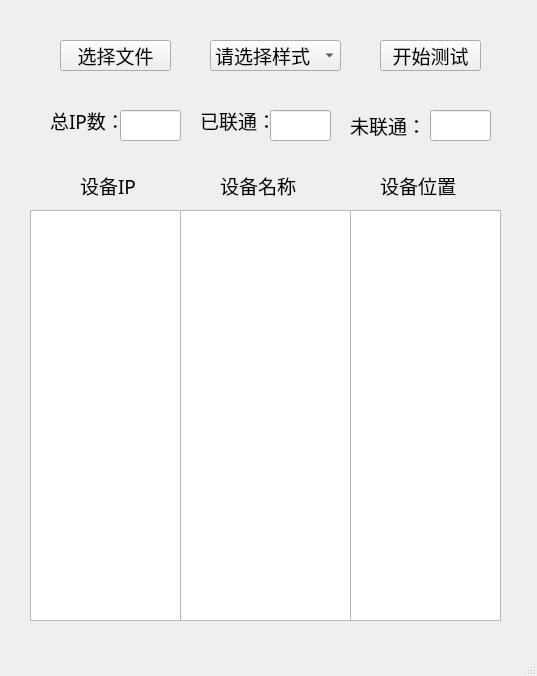
<?xml version="1.0" encoding="UTF-8"?>
<ui version="4.0">
 <class>MainWindow</class>
 <widget class="QMainWindow" name="MainWindow">
  <property name="geometry">
   <rect>
    <x>0</x>
    <y>0</y>
    <width>537</width>
    <height>676</height>
   </rect>
  </property>
  <property name="minimumSize">
   <size>
    <width>537</width>
    <height>676</height>
   </size>
  </property>
  <property name="maximumSize">
   <size>
    <width>537</width>
    <height>676</height>
   </size>
  </property>
  <property name="windowTitle">
   <string>MainWindow</string>
  </property>
  <widget class="QWidget" name="centralwidget">
   <widget class="QPushButton" name="pushButton">
    <property name="geometry">
     <rect>
      <x>60</x>
      <y>40</y>
      <width>111</width>
      <height>31</height>
     </rect>
    </property>
    <property name="font">
     <font>
      <family>Microsoft YaHei UI Light</family>
      <pointsize>14</pointsize>
     </font>
    </property>
    <property name="text">
     <string>选择文件</string>
    </property>
   </widget>
   <widget class="QComboBox" name="comboBox">
    <property name="geometry">
     <rect>
      <x>210</x>
      <y>40</y>
      <width>131</width>
      <height>31</height>
     </rect>
    </property>
    <property name="font">
     <font>
      <family>Microsoft YaHei UI Light</family>
      <pointsize>14</pointsize>
     </font>
    </property>
    <item>
     <property name="text">
      <string>请选择样式</string>
     </property>
    </item>
   </widget>
   <widget class="QPushButton" name="pushButton_2">
    <property name="geometry">
     <rect>
      <x>380</x>
      <y>40</y>
      <width>101</width>
      <height>31</height>
     </rect>
    </property>
    <property name="font">
     <font>
      <family>Microsoft YaHei UI Light</family>
      <pointsize>14</pointsize>
     </font>
    </property>
    <property name="text">
     <string>开始测试</string>
    </property>
   </widget>
   <widget class="QTextEdit" name="textEdit">
    <property name="enabled">
     <bool>true</bool>
    </property>
    <property name="geometry">
     <rect>
      <x>30</x>
      <y>210</y>
      <width>151</width>
      <height>411</height>
     </rect>
    </property>
    <property name="font">
     <font>
      <family>Microsoft YaHei UI</family>
      <pointsize>12</pointsize>
      <weight>50</weight>
      <bold>false</bold>
     </font>
    </property>
    <property name="html">
     <string>&lt;!DOCTYPE HTML PUBLIC &quot;-//W3C//DTD HTML 4.0//EN&quot; &quot;http://www.w3.org/TR/REC-html40/strict.dtd&quot;&gt;
&lt;html&gt;&lt;head&gt;&lt;meta name=&quot;qrichtext&quot; content=&quot;1&quot; /&gt;&lt;style type=&quot;text/css&quot;&gt;
p, li { white-space: pre-wrap; }
&lt;/style&gt;&lt;/head&gt;&lt;body style=&quot; font-family:'Microsoft YaHei UI'; font-size:12pt; font-weight:400; font-style:normal;&quot;&gt;
&lt;p style=&quot;-qt-paragraph-type:empty; margin-top:0px; margin-bottom:0px; margin-left:0px; margin-right:0px; -qt-block-indent:0; text-indent:0px;&quot;&gt;&lt;br /&gt;&lt;/p&gt;&lt;/body&gt;&lt;/html&gt;</string>
    </property>
   </widget>
   <widget class="QLabel" name="label">
    <property name="geometry">
     <rect>
      <x>50</x>
      <y>110</y>
      <width>91</width>
      <height>21</height>
     </rect>
    </property>
    <property name="font">
     <font>
      <family>Microsoft YaHei UI Light</family>
      <pointsize>14</pointsize>
     </font>
    </property>
    <property name="text">
     <string>总IP数：</string>
    </property>
   </widget>
   <widget class="QLineEdit" name="lineEdit">
    <property name="enabled">
     <bool>true</bool>
    </property>
    <property name="geometry">
     <rect>
      <x>120</x>
      <y>110</y>
      <width>61</width>
      <height>31</height>
     </rect>
    </property>
    <property name="font">
     <font>
      <family>Microsoft YaHei UI Light</family>
      <pointsize>14</pointsize>
     </font>
    </property>
   </widget>
   <widget class="QLabel" name="label_2">
    <property name="geometry">
     <rect>
      <x>200</x>
      <y>110</y>
      <width>81</width>
      <height>21</height>
     </rect>
    </property>
    <property name="font">
     <font>
      <family>Microsoft YaHei UI Light</family>
      <pointsize>14</pointsize>
     </font>
    </property>
    <property name="text">
     <string>已联通：</string>
    </property>
   </widget>
   <widget class="QLabel" name="label_3">
    <property name="geometry">
     <rect>
      <x>350</x>
      <y>110</y>
      <width>71</width>
      <height>31</height>
     </rect>
    </property>
    <property name="font">
     <font>
      <family>Microsoft YaHei UI Light</family>
      <pointsize>14</pointsize>
     </font>
    </property>
    <property name="text">
     <string>未联通：</string>
    </property>
   </widget>
   <widget class="QLineEdit" name="lineEdit_4">
    <property name="enabled">
     <bool>true</bool>
    </property>
    <property name="geometry">
     <rect>
      <x>270</x>
      <y>110</y>
      <width>61</width>
      <height>31</height>
     </rect>
    </property>
    <property name="font">
     <font>
      <family>Microsoft YaHei UI Light</family>
      <pointsize>14</pointsize>
     </font>
    </property>
   </widget>
   <widget class="QLineEdit" name="lineEdit_2">
    <property name="enabled">
     <bool>true</bool>
    </property>
    <property name="geometry">
     <rect>
      <x>430</x>
      <y>110</y>
      <width>61</width>
      <height>31</height>
     </rect>
    </property>
    <property name="font">
     <font>
      <family>Microsoft YaHei UI Light</family>
      <pointsize>14</pointsize>
     </font>
    </property>
   </widget>
   <widget class="QLabel" name="label_4">
    <property name="geometry">
     <rect>
      <x>80</x>
      <y>170</y>
      <width>81</width>
      <height>31</height>
     </rect>
    </property>
    <property name="font">
     <font>
      <family>Microsoft YaHei UI Light</family>
      <pointsize>14</pointsize>
     </font>
    </property>
    <property name="text">
     <string>设备IP</string>
    </property>
   </widget>
   <widget class="QTextEdit" name="textEdit_2">
    <property name="enabled">
     <bool>true</bool>
    </property>
    <property name="geometry">
     <rect>
      <x>180</x>
      <y>210</y>
      <width>171</width>
      <height>411</height>
     </rect>
    </property>
    <property name="font">
     <font>
      <family>Microsoft YaHei UI</family>
      <pointsize>12</pointsize>
      <weight>50</weight>
      <bold>false</bold>
     </font>
    </property>
    <property name="html">
     <string>&lt;!DOCTYPE HTML PUBLIC &quot;-//W3C//DTD HTML 4.0//EN&quot; &quot;http://www.w3.org/TR/REC-html40/strict.dtd&quot;&gt;
&lt;html&gt;&lt;head&gt;&lt;meta name=&quot;qrichtext&quot; content=&quot;1&quot; /&gt;&lt;style type=&quot;text/css&quot;&gt;
p, li { white-space: pre-wrap; }
&lt;/style&gt;&lt;/head&gt;&lt;body style=&quot; font-family:'Microsoft YaHei UI'; font-size:12pt; font-weight:400; font-style:normal;&quot;&gt;
&lt;p style=&quot;-qt-paragraph-type:empty; margin-top:0px; margin-bottom:0px; margin-left:0px; margin-right:0px; -qt-block-indent:0; text-indent:0px;&quot;&gt;&lt;br /&gt;&lt;/p&gt;&lt;/body&gt;&lt;/html&gt;</string>
    </property>
   </widget>
   <widget class="QLabel" name="label_5">
    <property name="geometry">
     <rect>
      <x>220</x>
      <y>170</y>
      <width>81</width>
      <height>31</height>
     </rect>
    </property>
    <property name="font">
     <font>
      <family>Microsoft YaHei UI Light</family>
      <pointsize>14</pointsize>
     </font>
    </property>
    <property name="text">
     <string>设备名称</string>
    </property>
   </widget>
   <widget class="QTextEdit" name="textEdit_3">
    <property name="enabled">
     <bool>true</bool>
    </property>
    <property name="geometry">
     <rect>
      <x>350</x>
      <y>210</y>
      <width>151</width>
      <height>411</height>
     </rect>
    </property>
    <property name="font">
     <font>
      <family>Microsoft YaHei UI</family>
      <pointsize>12</pointsize>
      <weight>50</weight>
      <bold>false</bold>
     </font>
    </property>
    <property name="html">
     <string>&lt;!DOCTYPE HTML PUBLIC &quot;-//W3C//DTD HTML 4.0//EN&quot; &quot;http://www.w3.org/TR/REC-html40/strict.dtd&quot;&gt;
&lt;html&gt;&lt;head&gt;&lt;meta name=&quot;qrichtext&quot; content=&quot;1&quot; /&gt;&lt;style type=&quot;text/css&quot;&gt;
p, li { white-space: pre-wrap; }
&lt;/style&gt;&lt;/head&gt;&lt;body style=&quot; font-family:'Microsoft YaHei UI'; font-size:12pt; font-weight:400; font-style:normal;&quot;&gt;
&lt;p style=&quot;-qt-paragraph-type:empty; margin-top:0px; margin-bottom:0px; margin-left:0px; margin-right:0px; -qt-block-indent:0; text-indent:0px;&quot;&gt;&lt;br /&gt;&lt;/p&gt;&lt;/body&gt;&lt;/html&gt;</string>
    </property>
   </widget>
   <widget class="QLabel" name="label_6">
    <property name="geometry">
     <rect>
      <x>380</x>
      <y>170</y>
      <width>91</width>
      <height>31</height>
     </rect>
    </property>
    <property name="font">
     <font>
      <family>Microsoft YaHei UI Light</family>
      <pointsize>14</pointsize>
     </font>
    </property>
    <property name="text">
     <string>设备位置</string>
    </property>
   </widget>
  </widget>
  <widget class="QMenuBar" name="menubar">
   <property name="geometry">
    <rect>
     <x>0</x>
     <y>0</y>
     <width>537</width>
     <height>23</height>
    </rect>
   </property>
  </widget>
  <widget class="QStatusBar" name="statusbar"/>
 </widget>
 <resources/>
 <connections/>
</ui>
